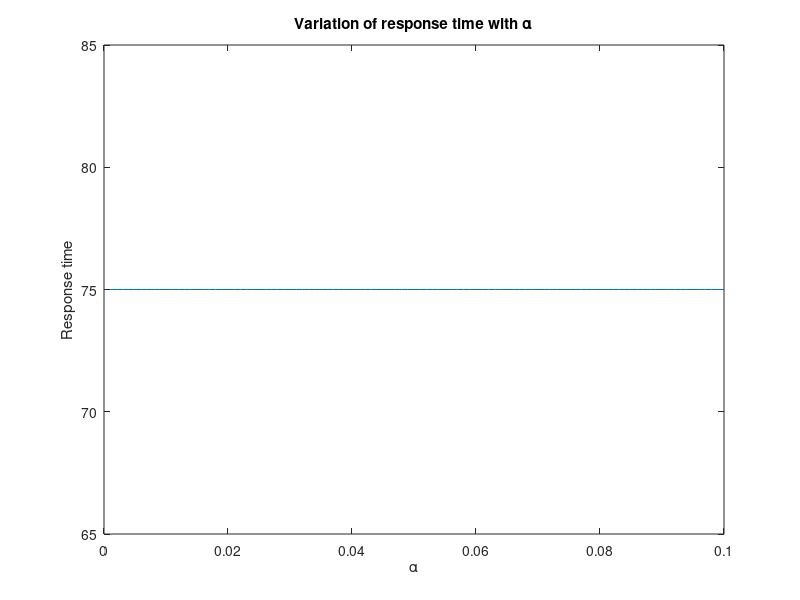

Reproduce this figure in MATLAB.
t = 0:0.001:0.1;
y=75.*(t./t);
plot(t,y);
title('Variation of response time with \alpha');
ylabel('Response time');
xlabel('\alpha')